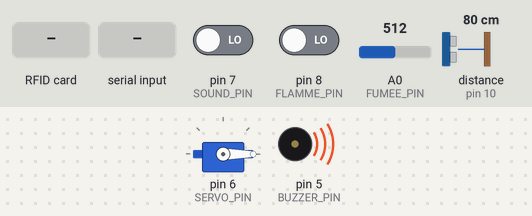
The sketch below on a simulated Arduino Uno, built with avr-gcc and run on an emulated ATmega328P. Parts: servo, buzzer (waves = sounding). Wiring (inferred from the names in the program): ultrasonic range finder: trigger pin 9; echo pin 10. The test bench sets the inputs (shaded band); at power-on: pin 8 (FLAMME_PIN) LOW, A0 (FUMEE_PIN) = 512, pin 7 (SOUND_PIN) LOW, distance to the obstacle (sensor on pin 10) 80 cm. The echo pulse lasts 58.3 µs per cm; what the sketch prints to the serial monitor is not drawn.

Above: at 1.7 s.
1.8 s: RFID card A1 B2 C3 D4 held to the reader
At 2.7 s:
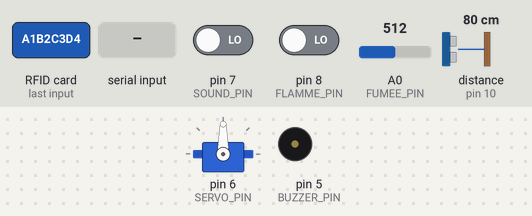
4.8 s: pin 8 (FLAMME_PIN) driven HIGH
7.3 s: A0 (FUMEE_PIN) set to 122
At 7.7 s:
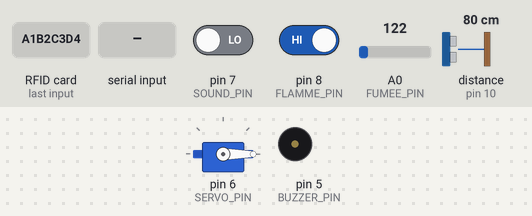
13.3 s: "OUVRIR\n" received over the second serial link
At 16.2 s:
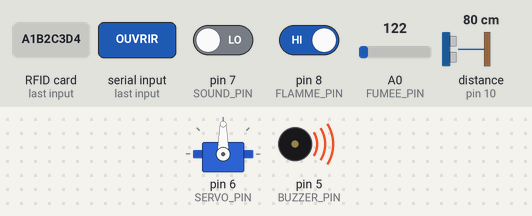
16.3 s: RFID card 5E 7A 19 C4 held to the reader
Timing chart, 0 to 20.3 s (numbered marks = the images above; inputs shaded):
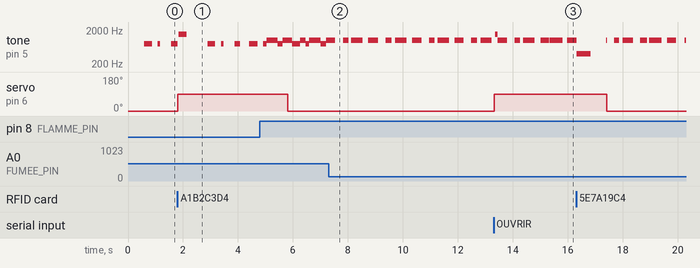

The sketch:

arduino_accueil.ino
```cpp
/*
 * ================================================================
 *  SMART BUREAU — Arduino UNO  — ACCUEIL
 *  Matériel géré : RFID RC522, Servo (porte), Ultrason,
 *                  Capteur flamme, Capteur fumée MQ2,
 *                  Buzzer, LED, Capteur son (clap)
 *
 *  Communication avec l'ESP8266 via SoftwareSerial (A1 / A2)
 *    Reçoit de l'ESP : "OUVRIR" ou "FERMER"
 *    Envoie à l'ESP  : JSON { "type":..., "valeur":... }
 * ================================================================
 *
 *  CÂBLAGE :
 *    Arduino A1  ← ESP8266 D7 (TX)           [3.3V OK, pas de résistance]
 *    Arduino A2  → résistances (10kΩ+20kΩ) → ESP8266 D6 (RX)
 *    Arduino GND ←→ ESP8266 GND
 *
 *  BROCHES :
 *    SOUND_PIN   D7    Capteur son
 *    LED_PIN     D13   LED clap
 *    TRIG_PIN    D9    Ultrason TRIG
 *    ECHO_PIN    D10   Ultrason ECHO
 *    SERVO_PIN   D6    Servo porte
 *    FLAMME_PIN  D8    Capteur flamme
 *    FUMEE_PIN   A0    Capteur MQ2 (analogique)
 *    BUZZER_PIN  D5    Buzzer
 *    RFID RST    D3    RFID RC522 RST
 *    RFID SS     D4    RFID RC522 SS/SDA
 *    MOSI        D11   SPI (fixe)
 *    MISO        D12   SPI (fixe)
 *    SCK         D13   SPI (partagé avec LED)
 *    ESP RX      A1    ← reçoit depuis ESP8266
 *    ESP TX      A2    → envoie vers ESP8266
 * ================================================================
 */

#include <SPI.h>
#include <MFRC522.h>
#include <Servo.h>
#include <SoftwareSerial.h>

// ================================================================
//  BROCHES
// ================================================================
const int SOUND_PIN  = 7;
const int LED_PIN    = 13;
const int TRIG_PIN   = 9;
const int ECHO_PIN   = 10;
const int SERVO_PIN  = 6;
const int FLAMME_PIN = 8;
const int FUMEE_PIN  = A0;
const int BUZZER_PIN = 5;

#define RFID_RST_PIN  3
#define RFID_SS_PIN   4

// ================================================================
//  PARAMÈTRES
// ================================================================
const int  DISTANCE_SEUIL  = 20;   // cm — servo s'ouvre si objet plus proche
const int  SEUIL_FUMEE     = 130;  // seuil alerte MQ2 (0-1023)
#define    DELAI_FERMETURE 4000    // ms avant refermeture automatique RFID

// UID du badge RFID autorisé — met MODE_DEBUG 1, scanne ton badge, copie l'UID
const byte UID_AUTORISE[4] = {0xA1, 0xB2, 0xC3, 0xD4};  // ← REMPLACE avec ton vrai UID
#define MODE_DEBUG 1  // ← met à 0 en production

// ================================================================
//  OBJETS
// ================================================================
MFRC522          rfid(RFID_SS_PIN, RFID_RST_PIN);
Servo            monServo;
SoftwareSerial   espSerial(A1, A2);   // RX=A1 (depuis ESP), TX=A2 (vers ESP)

// ================================================================
//  VARIABLES
// ================================================================

// Clap
bool          etatLED      = false;
unsigned long dernierClap  = 0;
bool          capteurOccupe = false;

// Porte
bool          porteOuverte   = false;
unsigned long tempsOuverture = 0;
bool          ouverteParApp  = false;   // true = ouverte par commande MQTT

// Timing capteurs
unsigned long derniereScanUltra = 0;
unsigned long derniereFlamme    = 0;
unsigned long derniereFumee     = 0;
unsigned long derniereAff       = 0;
unsigned long derniereEnvoiESP  = 0;

// ================================================================
//  FONCTIONS
// ================================================================

float mesurerDistance() {
  digitalWrite(TRIG_PIN, LOW);
  delayMicroseconds(4);
  digitalWrite(TRIG_PIN, HIGH);
  delayMicroseconds(10);
  digitalWrite(TRIG_PIN, LOW);
  long duree = pulseIn(ECHO_PIN, HIGH, 25000);
  if (duree == 0) return 999.0;
  return (duree * 0.0343) / 2.0;
}

bool badgeAutorise(byte* uid) {
  for (byte i = 0; i < 4; i++) {
    if (uid[i] != UID_AUTORISE[i]) return false;
  }
  return true;
}

void ouvrirPorte() {
  monServo.write(90);
  porteOuverte   = true;
  tempsOuverture = millis();
  // Signale à l'ESP8266 que la porte est ouverte
  espSerial.println("{\"type\":\"porte\",\"etat\":\"ouvert\"}");
  tone(BUZZER_PIN, 1500, 300);
  Serial.println(F(">>> PORTE OUVERTE"));
}

void fermerPorte() {
  monServo.write(0);
  porteOuverte  = false;
  ouverteParApp = false;
  // Signale à l'ESP8266 que la porte est fermée
  espSerial.println("{\"type\":\"porte\",\"etat\":\"verrouille\"}");
  Serial.println(F(">>> PORTE FERMÉE"));
}

// Lit et exécute les commandes reçues de l'ESP8266
void lireCommandeESP() {
  if (!espSerial.available()) return;
  String cmd = espSerial.readStringUntil('\n');
  cmd.trim();
  Serial.print(F("ESP → ")); Serial.println(cmd);

  if (cmd == "OUVRIR") {
    ouverteParApp = true;
    ouvrirPorte();
  } else if (cmd == "FERMER") {
    fermerPorte();
  }
}

// ================================================================
//  SETUP
// ================================================================
void setup() {
  Serial.begin(9600);
  espSerial.begin(9600);

  pinMode(SOUND_PIN,  INPUT);
  pinMode(LED_PIN,    OUTPUT);
  pinMode(TRIG_PIN,   OUTPUT);
  pinMode(ECHO_PIN,   INPUT);
  pinMode(FLAMME_PIN, INPUT);
  pinMode(BUZZER_PIN, OUTPUT);
  digitalWrite(LED_PIN,    LOW);
  digitalWrite(BUZZER_PIN, LOW);
  digitalWrite(TRIG_PIN,   LOW);

  monServo.attach(SERVO_PIN);
  monServo.write(0);
  delay(500);

  SPI.begin();
  rfid.PCD_Init();

  Serial.println(F("=== Accueil Smart Bureau pret ==="));
  if (MODE_DEBUG) Serial.println(F("MODE DEBUG — scannez un badge pour voir son UID"));
}

// ================================================================
//  LOOP
// ================================================================
void loop() {
  unsigned long maintenant = millis();

  // ─── Commandes reçues depuis l'app (via ESP8266) ────────────
  lireCommandeESP();

  // ─── 1. Clap → LED ──────────────────────────────────────────
  int son = digitalRead(SOUND_PIN);
  if (son == HIGH && !capteurOccupe) {
    if (maintenant - dernierClap > 350) {
      etatLED = !etatLED;
      digitalWrite(LED_PIN, etatLED);
      Serial.println(F("CLAP !"));
      dernierClap = maintenant;
    }
    capteurOccupe = true;
  }
  if (son == LOW) capteurOccupe = false;

  // ─── 2. Ultrason → Servo (si porte non ouverte par app) ─────
  if (maintenant - derniereScanUltra > 200) {
    float distance = mesurerDistance();
    if (!porteOuverte) {
      if (distance > 0 && distance < DISTANCE_SEUIL) {
        monServo.write(90);
      } else {
        monServo.write(0);
      }
    }
    derniereScanUltra = maintenant;
  }

  // ─── 3. Flamme → Buzzer + alerte ESP ────────────────────────
  if (maintenant - derniereFlamme > 300) {
    int flamme = digitalRead(FLAMME_PIN);
    if (flamme == HIGH) {
      tone(BUZZER_PIN, 1000);
      espSerial.println("{\"type\":\"flamme\",\"valeur\":1}");
      Serial.println(F("FLAMME DETECTEE !"));
    } else {
      noTone(BUZZER_PIN);
    }
    derniereFlamme = maintenant;
  }

  // ─── 4. Fumée MQ2 → Buzzer + données ESP ────────────────────
  if (maintenant - derniereFumee > 500) {
    int fumee = analogRead(FUMEE_PIN);
    if (fumee > SEUIL_FUMEE) {
      tone(BUZZER_PIN, 800);
      Serial.print(F("FUMEE ! val=")); Serial.println(fumee);
    } else {
      noTone(BUZZER_PIN);
    }
    // Envoie la valeur fumée à l'ESP toutes les 10s
    if (maintenant - derniereEnvoiESP > 10000) {
      String msg = "{\"type\":\"fumee\",\"valeur\":" + String(fumee) + "}";
      espSerial.println(msg);
      derniereEnvoiESP = maintenant;
    }
    derniereFumee = maintenant;
  }

  // ─── 5. Refermeture automatique porte (après délai) ─────────
  if (porteOuverte && (maintenant - tempsOuverture >= DELAI_FERMETURE)) {
    fermerPorte();
  }

  // ─── 6. RFID → Ouverture porte ──────────────────────────────
  if (rfid.PICC_IsNewCardPresent() && rfid.PICC_ReadCardSerial()) {
    byte uidLu[4];
    for (byte i = 0; i < 4; i++) uidLu[i] = rfid.uid.uidByte[i];

    if (MODE_DEBUG) {
      Serial.print(F("UID: "));
      for (byte i = 0; i < 4; i++) {
        if (uidLu[i] < 0x10) Serial.print("0");
        Serial.print(uidLu[i], HEX);
        if (i < 3) Serial.print(":");
      }
      Serial.println();
    }

    if (badgeAutorise(uidLu)) {
      Serial.println(F("BADGE OK → ouverture"));
      ouverteParApp = false;
      ouvrirPorte();
      // Notifie l'app que l'accès a été accordé par badge
      espSerial.println("{\"type\":\"rfid\",\"resultat\":\"succes\"}");
    } else {
      Serial.println(F("BADGE REFUSE"));
      tone(BUZZER_PIN, 400, 500);
      espSerial.println("{\"type\":\"rfid\",\"resultat\":\"echec\"}");
    }

    rfid.PICC_HaltA();
    rfid.PCD_StopCrypto1();
    delay(1000);
  }
}
```

Measured:
- after the input at 1.8 s, servo on pin 6 (SERVO_PIN): 0° → 90° at once
- after the input at 13.3 s, servo on pin 6 (SERVO_PIN): 0° → 90° at once
- by itself, tone on pin 5 (BUZZER_PIN): repeats every 1.6 s: 1000 Hz 0.21 s, silent 0.10 s, 1000 Hz 0.41 s, silent 0.20 s, 1000 Hz 0.36 s, silent 0.28 s
